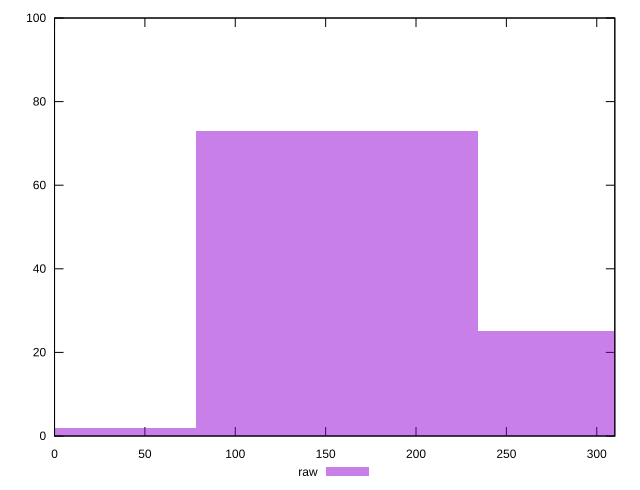

Generate this figure with gnuplot:
reset

$raw <<EOF
0 2
156.13670161297978 73
312.27340322595956 25
EOF

set key outside below
set boxwidth 156.13670161297978
set xrange [0:310]
set yrange [0:100]
set trange [0:100]
set style fill transparent solid 0.5 noborder
set terminal svg size 640, 490 enhanced background rgb 'white'
set output "report_00019_2021-02-10T18-14-37.922Z//offscreen-images/samples/pages+cached/raw/histogram.svg"

plot $raw title "raw" with boxes

reset
